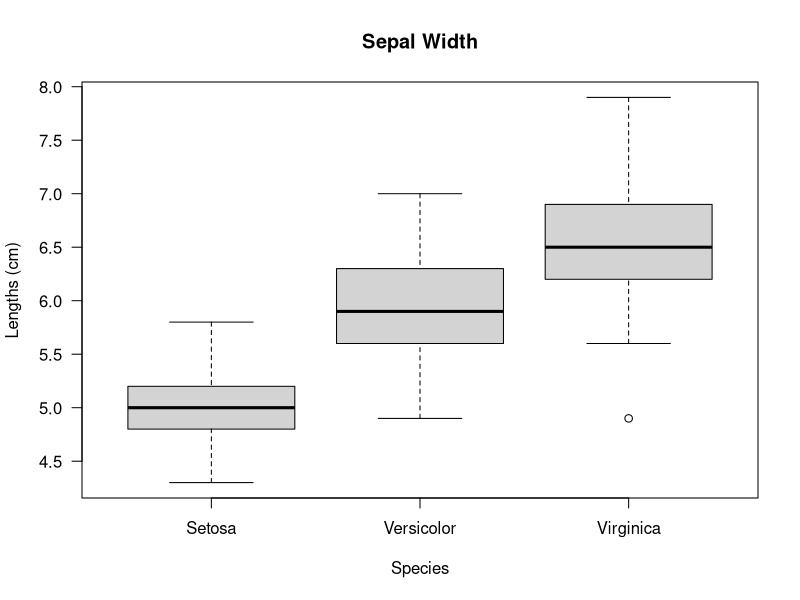
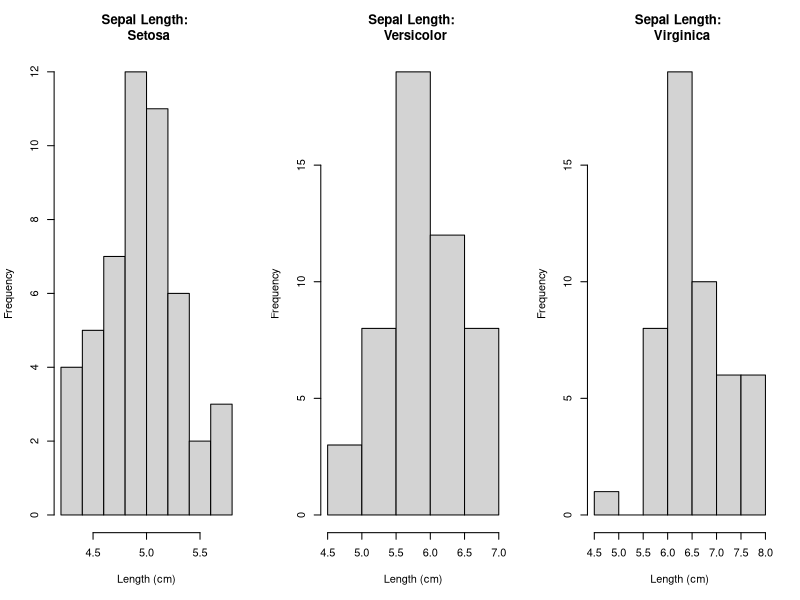
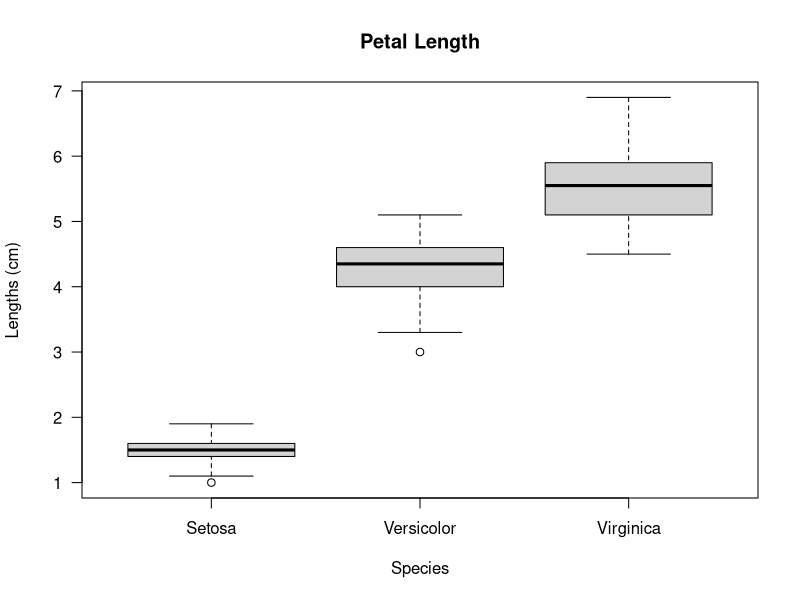
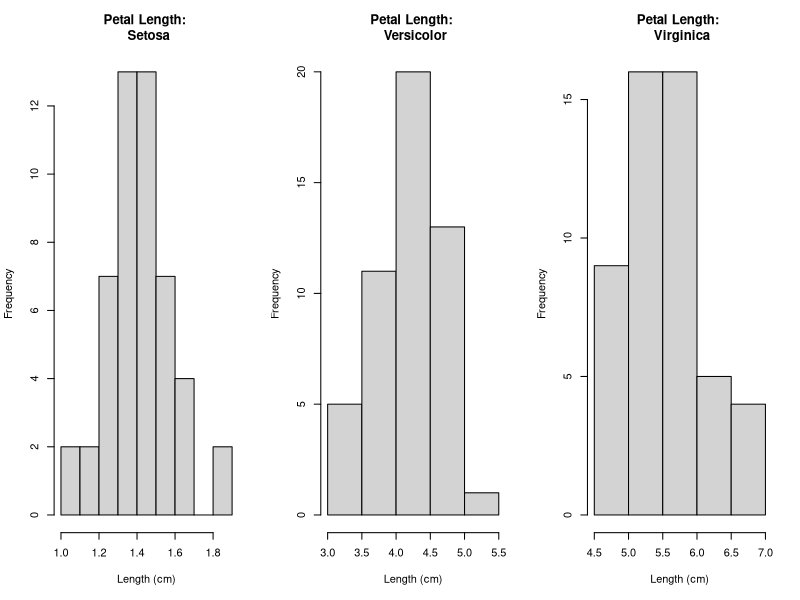
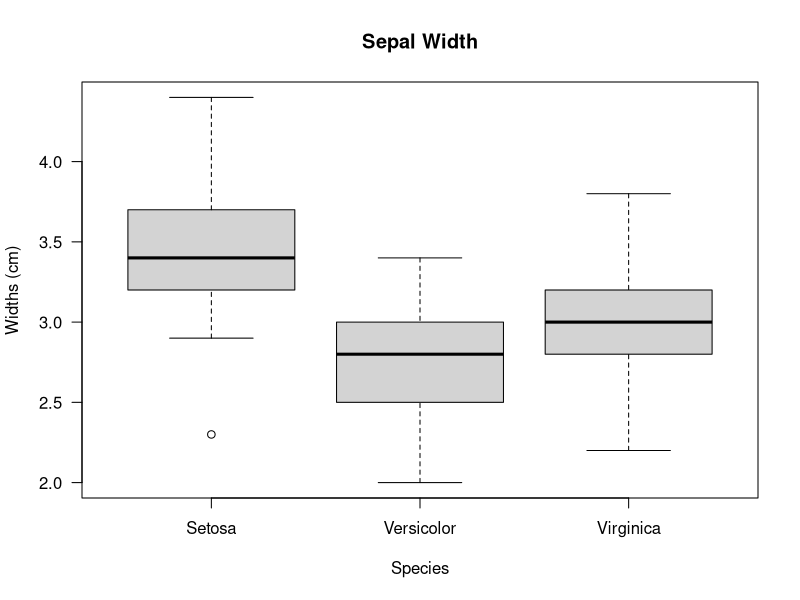
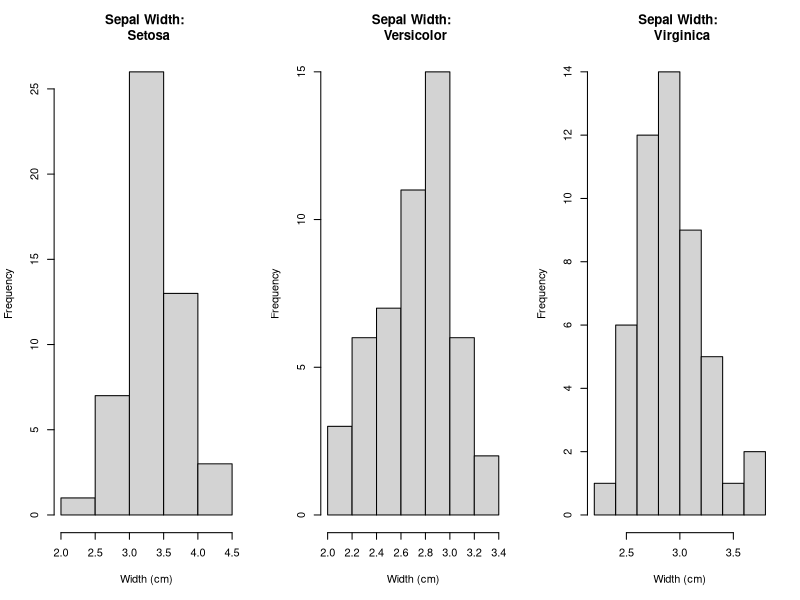
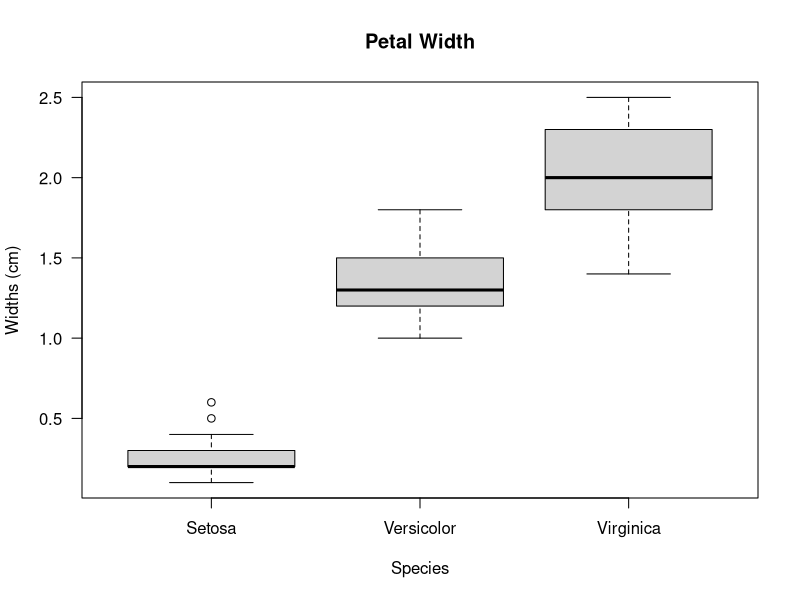
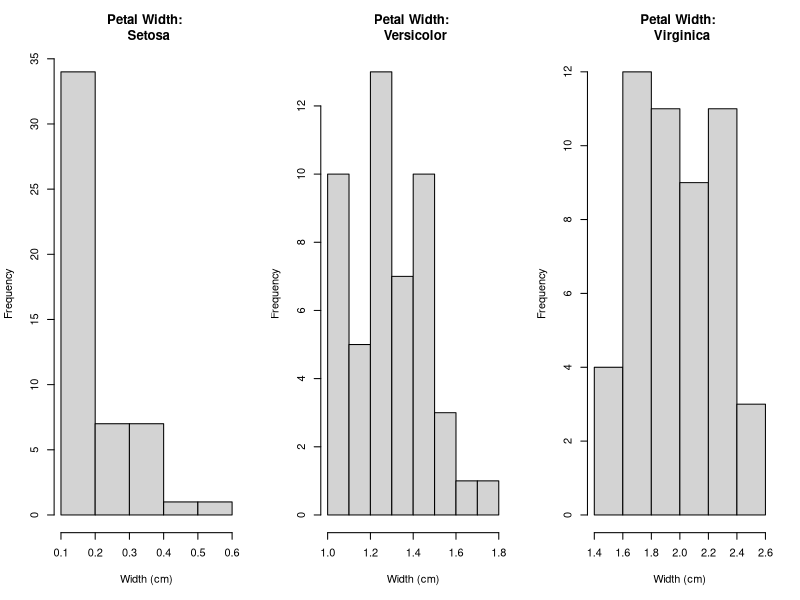

Write R code to recreate these figures, in order.
#packages
library(dplyr)

#load dataset
data(iris)

#basic analysis
##summary
summary(iris)
##summary
str(iris) 
##first observations
head(iris)

##################### Sepal length analysis #####################
##setosa
SS <-subset(iris, subset=Sepal.Length & Species == "setosa") %>%
     select(-Sepal.Width, -Petal.Length, -Petal.Width)
##versicolor
SV <-subset(iris, subset=Sepal.Length & Species == "versicolor") %>%
     select(-Sepal.Width, -Petal.Length, -Petal.Width)
##virginica
SVI <-subset(iris, subset=Sepal.Length & Species == "virginica") %>%
      select(-Sepal.Width, -Petal.Length, -Petal.Width)
#boxplot
boxplot(SS$Sepal.Length, 
        SV$Sepal.Length, 
        SVI$Sepal.Length, 
        xlab = "Species", 
        ylab ="Lengths (cm)", 
        main = "Sepal Width",
        las = 1, 
        names=c("Setosa", "Versicolor", "Virginica"))
#range
max(iris$Sepal.Length)-min(iris$Sepal.Length)
max(SS$Sepal.Length)-min(SS$Sepal.Length) #setosa
max(SV$Sepal.Length)-min(SV$Sepal.Length) #versicolor
max(SVI$Sepal.Length)-min(SVI$Sepal.Length) #virginica
#variance
var(SS$Sepal.Length) #setosa
var(SV$Sepal.Length) #versicolor
var(SVI$Sepal.Length) #virginica
#histogram
par(mfrow = c(1,3))
hist(SS$Sepal.Length, main = "Sepal Length: \n Setosa", xlab = "Length (cm)")
hist(SV$Sepal.Length, main = "Sepal Length: \n Versicolor", xlab = "Length (cm)")
hist(SVI$Sepal.Length, main = "Sepal Length: \n Virginica", xlab = "Length (cm)")


##################### Petal length analysis #####################
par(mfrow = c(1,1))
##setosa
PS <-subset(iris, subset=Petal.Length & Species == "setosa") %>%
     select(-Sepal.Width, -Sepal.Length, -Petal.Width)
##versicolor
PV <-subset(iris, subset=Petal.Length & Species == "versicolor") %>%
     select(-Sepal.Width, -Sepal.Length, -Petal.Width)
##virginica
PVI <-subset(iris, subset=Petal.Length & Species == "virginica") %>%
      select(-Sepal.Width, -Sepal.Length, -Petal.Width)
#boxplot
par(mfrow = c(1,1)) #fix previous code
boxplot(PS$Petal.Length, 
        PV$Petal.Length, 
        PVI$Petal.Length, 
        xlab = "Species", 
        ylab ="Lengths (cm)",
        main = "Petal Length",
        las = 1, 
        names=c("Setosa", "Versicolor", "Virginica"))
#range
max(iris$Petal.Length)-min(iris$Petal.Length)
max(PS$Petal.Length)-min(PS$Petal.Length) #setosa
max(PV$Petal.Length)-min(PV$Petal.Length) #versicolor
max(PVI$Petal.Length)-min(PVI$Petal.Length) #virginica
#variance
var(PS$Petal.Length) #setosa
var(PV$Petal.Length) #versicolor
var(PVI$Petal.Length) #virginica
#histogram
par(mfrow = c(1,3))
hist(PS$Petal.Length, main = "Petal Length: \n Setosa", xlab = "Length (cm)")
hist(PV$Petal.Length, main = "Petal Length: \n Versicolor", xlab = "Length (cm)")
hist(PVI$Petal.Length, main = "Petal Length: \n Virginica", xlab = "Length (cm)")

##################### Sepal width analysis #####################
##setosa
WS <-subset(iris, subset=Sepal.Width & Species == "setosa") %>%
     select(-Sepal.Length, -Petal.Length, -Petal.Width)
##versicolor
WV <-subset(iris, subset=Sepal.Width  & Species == "versicolor") %>%
     select(-Sepal.Length, -Petal.Length, -Petal.Width)
##virginica
WVI <-subset(iris, subset=Sepal.Width & Species == "virginica") %>%
      select(-Sepal.Length, -Petal.Length, -Petal.Width)
#boxplot
par(mfrow = c(1,1)) #fix previous code
boxplot(WS$Sepal.Width, 
        WV$Sepal.Width, 
        WVI$Sepal.Width, 
        xlab = "Species", 
        ylab ="Widths (cm)",
        main = "Sepal Width",
        las = 1, 
        names=c("Setosa", "Versicolor", "Virginica"))
#range
max(iris$Sepal.Width)-min(iris$Sepal.Width)
max(WS$Sepal.Width)-min(WS$Sepal.Width) #setosa
max(WV$Sepal.Width)-min(WV$Sepal.Width) #versicolor
max(WVI$Sepal.Width)-min(WVI$Sepal.Width) #virginica
#variance
var(WS$Sepal.Width) #setosa
var(WV$Sepal.Width) #versicolor
var(WVI$Sepal.Width) #virginica
#histogram
par(mfrow = c(1,3))
hist(WS$Sepal.Width, main = "Sepal Width: \n Setosa", xlab = "Width (cm)")
hist(WV$Sepal.Width, main = "Sepal Width: \n Versicolor", xlab = "Width (cm)")
hist(WVI$Sepal.Width, main = "Sepal Width: \n Virginica", xlab = "Width (cm)")

##################### Petal width analysis #####################
##setosa
WPS <-subset(iris, subset=Petal.Width & Species == "setosa") %>%
     select(-Sepal.Length, -Petal.Length, -Sepal.Width)
##versicolor
WPV <-subset(iris, subset=Petal.Width  & Species == "versicolor") %>%
     select(-Sepal.Length, -Petal.Length, -Sepal.Width)
##virginica
WPVI <-subset(iris, subset=Petal.Width & Species == "virginica") %>%
      select(-Sepal.Length, -Petal.Length, -Sepal.Width)
#boxplot
par(mfrow = c(1,1)) #fix previous code
boxplot(WPS$Petal.Width, 
        WPV$Petal.Width, 
        WPVI$Petal.Width, 
        xlab = "Species", 
        ylab ="Widths (cm)",
        main = "Petal Width",
        las = 1, 
        names=c("Setosa", "Versicolor", "Virginica"))
#range
max(iris$Petal.Width)-min(iris$Petal.Width)
max(WPS$Petal.Width)-min(WPS$Petal.Width) #setosa
max(WPV$Petal.Width)-min(WPV$Petal.Width) #versicolor
max(WPVI$Petal.Width)-min(WPVI$Petal.Width) #virginica
#variance
var(WPS$Petal.Width) #setosa
var(WPV$Petal.Width) #versicolor
var(WPVI$Petal.Width) #virginica
#histogram
par(mfrow = c(1,3))
hist(WPS$Petal.Width, main = "Petal Width: \n Setosa", xlab = "Width (cm)")
hist(WPV$Petal.Width, main = "Petal Width: \n Versicolor", xlab = "Width (cm)")
hist(WPVI$Petal.Width, main = "Petal Width: \n Virginica", xlab = "Width (cm)")
